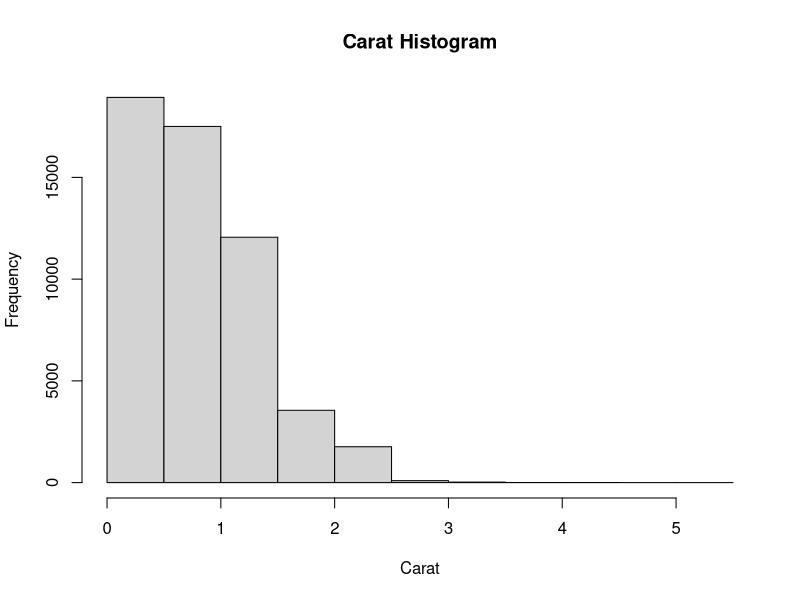
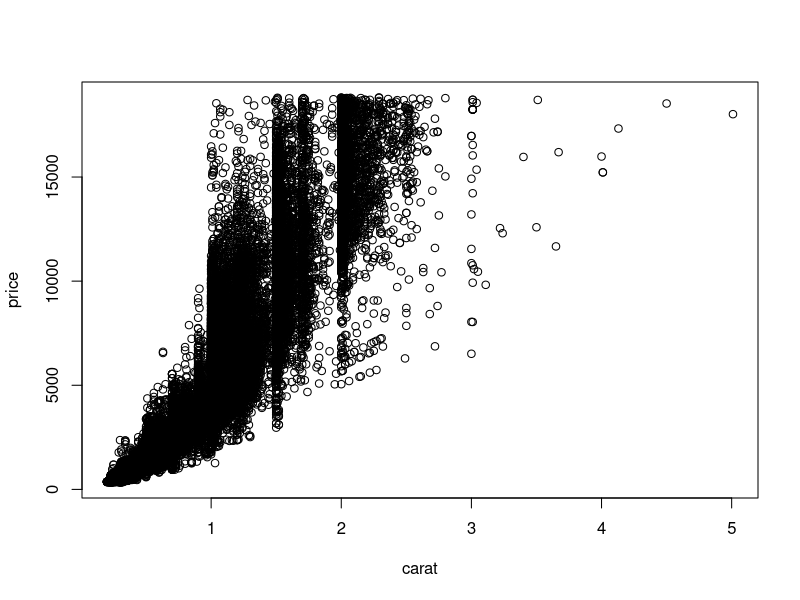
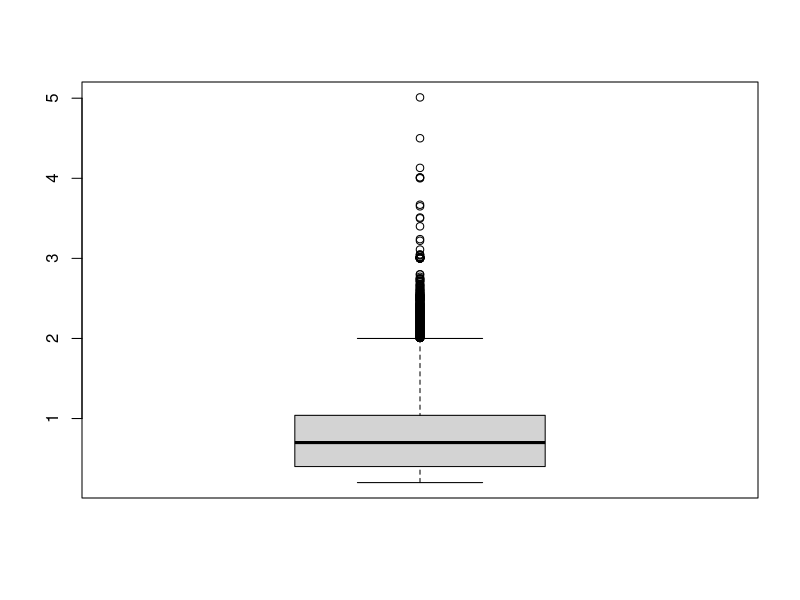
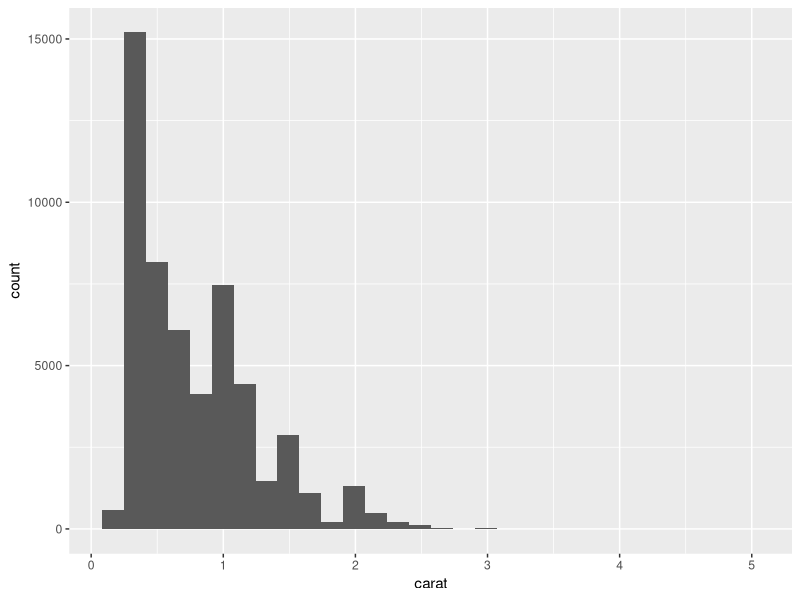
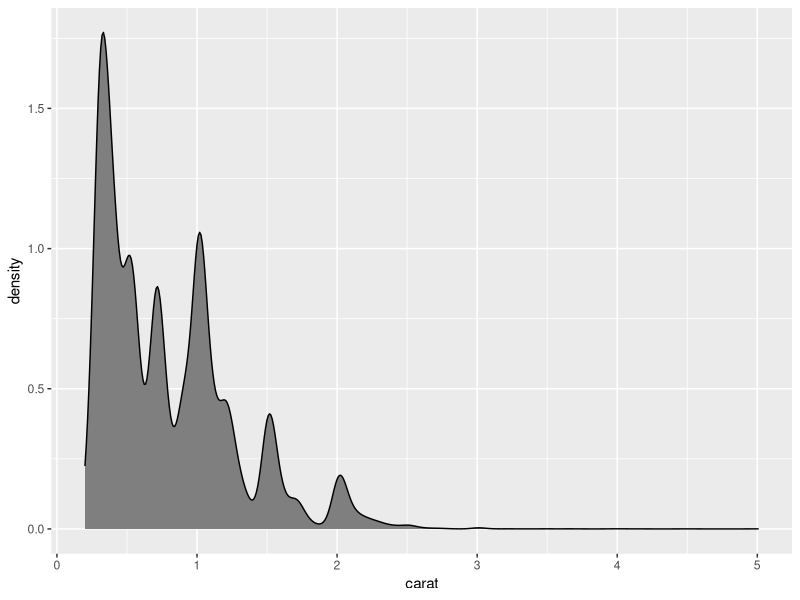
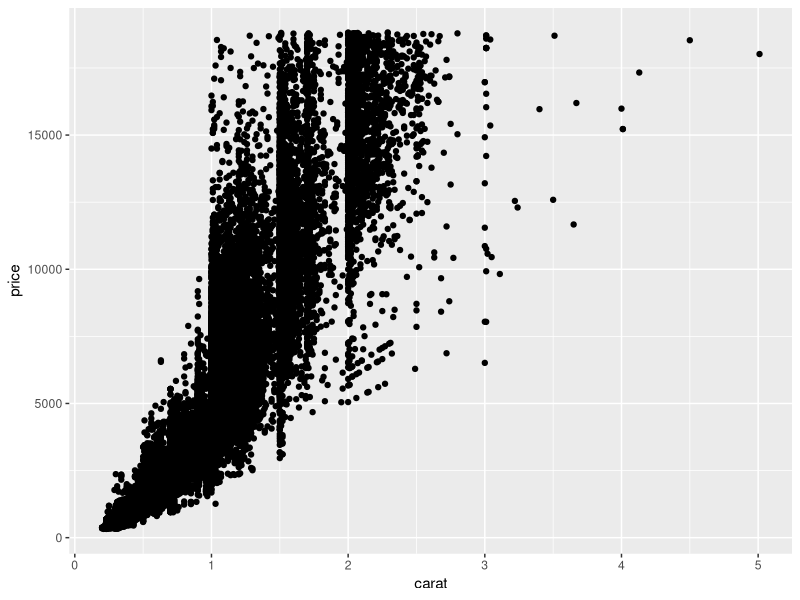
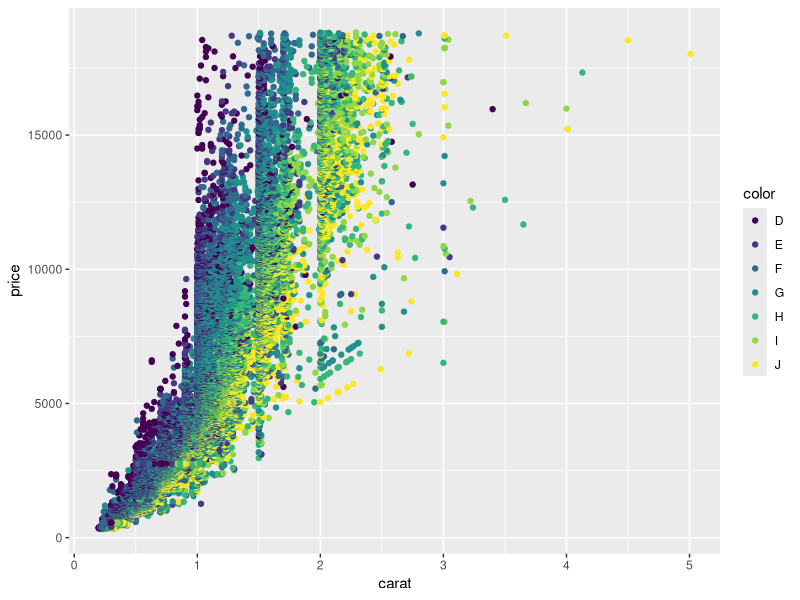
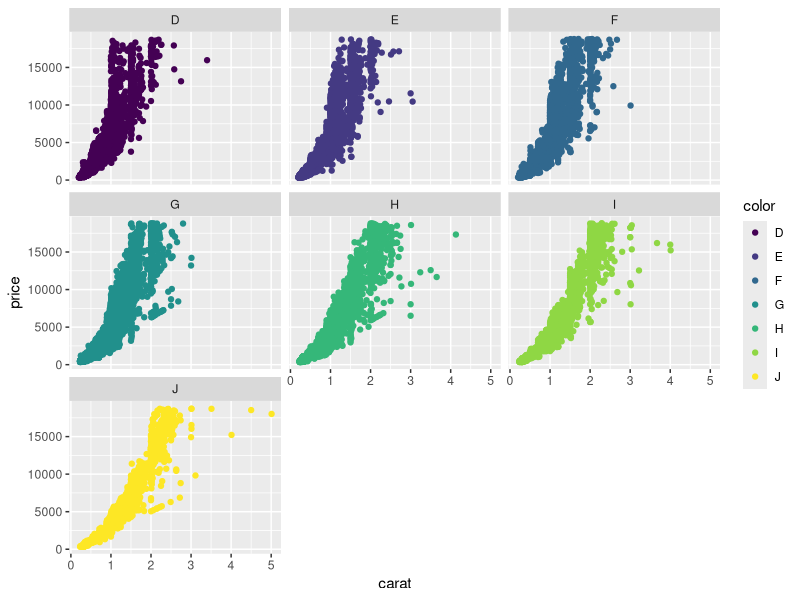

Reproduce these figures in R, in order.
#Good Graphs are the best way to present findings 
#there are inbuilt graphs(Bae Graphs) in R and addins from lattice and ggplot2 packages 
#Graphics are used in statistics primarily for two reasons: exploratory data analysis (EDA)
#and presenting results. Both are incredibly important but must be targeted to
#different audiences.
#Base Graphs 
#While base graphs can be beautiful
#creations, we recommend spending the most time learning about ggplot2 
#This section is here for completeness and because base graphics are just needed,
#especially for modifying the plots generated by other functions.
#Note that the inbuilt R datasets are smaller than those in ggplot2 package 


#Example using Diamonds dataset of ggplot2
library(ggplot2)
data(diamonds)
head(diamonds)


#BASE HISTOGRAMS FOR UNIVARIATE DATA 
hist(diamonds$carat, main="Carat Histogram", xlab="Carat")

#main is the title and xlab is for the x-Axis label 
#Histograms break the data into buckets and the heights of the bars represent
#the number of observations that fall into each bucket.

#BASE SCATTER PLOT for Bivariate Data 
#It is frequently good to see two variables in comparison with each other;
#Every point represents an observation in two variables where the-axis
#represents one variable and the-axis another. We will plot the price of diamonds against
#the carat using formula notation.
plot(price ~ carat, data=diamonds)


#Boxplots 
boxplot(diamonds$carat)
#The idea behind the boxplot is that the thick middleline represents the 
#median and the box is bounded by the first and third quartiles.


#USING GGPLOT AND LATTICE,PACKAGES THAT WERE MADE TO MAKE GRAPHING EASIER

#USING GGPLOT 
#After initializing the object, we add layers using the +
#symbol. To start, we will just discuss geometric layers such as points, lines and
#histograms. They are included using functions like geom_point, geom_line and
#geom_histogram. . These functions take multiple arguments, the most important being
#which variable in the data gets mapped to which axis or other aesthetic using
#aes.
ggplot(data=diamonds) + geom_histogram(aes(x=carat))


#Density plot 
#Density plots show the probability
#of observations falling within a sliding window along the variable of interest
#we use geom_density 
#fill argument is used to make the whole graph takeup
#the specified color (place outside aes)
ggplot(data=diamonds) + geom_density(aes(x=carat), fill="grey50")

#difference to note 
#Histograms are more of a discrete
#measurement, while density plots are more of a continuous measurement.

#USING AES inside ggplot()
# we use ggplot to initialize the object, but this time we include aes inside the
#ggplot call instead of using it in the geom
ggplot(diamonds, aes(x=carat, y=price)) + geom_point()

#we can save these basics of the ggplot to a variable 
g <- ggplot(diamonds, aes(x=carat,y=price))
#Going forward we can add any layer to g. Running g + geom_point() would
#re-create the graph shown above

#Coloring 
g + geom_point(aes(color=color))

#Notice that we set color=color inside aes. This is because the designated color will
#be determined by the data. Also see that a legend was automatically generated.

#Data in the the plat can be faceted using FacetGrid, facetwrap
#facet_grid. facet_wrap takes the levels of
#one variable, cuts up the underlying data according to them, makes a separate 
#pane for each set and arranges them to fit in the plot


#USING FACET WRAP 
g + geom_point(aes(color=color)) + facet_wrap(~color)

#USING A FACET GRID

g + geom_point(aes(color=color)) + facet_grid(cut~clarity)

##Faceting also works with histograms or any other geom,
ggplot(diamonds, aes(x=carat)) + geom_histogram() + facet_wrap(~color)

#GGPLOT BOXPLOTS 
ggplot(diamonds, aes(y=carat, x=1)) + geom_boxplot()
#Even though it is one-dimensional,using only a aesthetic, there needs
#to be some x aesthetic,so we will use 1.

#MULTIPLE BOXPLOTS 
ggplot(diamonds, aes(y=carat, x=cut)) + geom_boxplot()


#USING VIOLINPLOTS INSTEAD
ggplot(diamonds, aes(y=carat, x=cut)) + geom_violin()
#Violin plots are similar to boxplots except that the boxes are curved, giving a sense of
#the density of the data. This provides more information than the straight sides of
#ordinary boxplots.

#POSITIONING OF LAYERS may differ
ggplot(diamonds, aes(y=carat, x=cut)) + geom_point() + geom_violin()
ggplot(diamonds, aes(y=carat, x=cut)) + geom_violin() + geom_point()

#Notice that the order of the layers matters. In the graph on the left, the points 
#are underneath the violins, while in the graph on the right, the points are on 
#top of the violins.

#GGPLOT LINE GRAPHS 

#Line charts are often used when one variable has a certain continuity, but that is not always
#necessary because there is often a good reason to use a line with categorical data
ggplot(economics, aes(x=date,y=pop)) + geom_line()
#This worked , but always make sure you add the group aesthetic
#aes(group=1)

#TASK

#DISPLAYING METRICS OVER  THE COURSE OF A YEAR  FOR MANY YEARS 
#we shall use whickams LUBRIDATE PACKAGE to prepare the economics data
#the package has convenient functions for manipulating dates
#We need to create two new variables,
#year and month. To simplify things we will subset the data to include only years starting
#with 2000.

#Load the lubridate package 
library(lubridate)

#create  year and month variables
economics$year <- year(economics$date)

# the label argument to month means that the result should be the
# names of the month instead of the number
economics$month <- month(economics$date, label=TRUE)

#SUBSETTING THE DATA  USIng which function 
econ2000 <- economics[which(economics$year >= 2000),]

#LOADING SCALES PACKAGE FOR BETTER AXIS FORMATTING 
library(scales)

#BUILDING THE FOUNDATION OF THE PLOT 
g1 <- ggplot(econ2000, aes(x=month, y=pop))

#Adding lines color coded and grouped by layer 
#the group aesthetics breaks the data into separate groups 
g1 <- g1 + geom_line(aes(color=factor(year), group=year))

#Name the legend year 
g1 <- g1 + scale_color_discrete(name="Year")
#Format the y axis
g1 <- g1 + scale_y_continuous(labels=comma)

#Add title and axis labels 
g1 <- g1 + labs(title="Population Growth", x="Month", y ="Population")
g1

# Notice that we converted year to a factor so that it would
#get a discrete color scale. That scale was named by using scale_color_discrete(
#name="Year"). The-axis was formatted to have commas using
#scale_y_continuous(labels=comma)

#THEMES IN GGPLOTS  USING GGTHEMES LIBRARY
library(ggthemes)
#Build a plot and store it in g2
g2 <- ggplot(diamonds, aes(x=carat, y=price)) + geom_point(aes(color=color))

#Apply a few themes 
g2 + theme_economist() + scale_colour_economist()
g2 + theme_excel() + scale_colour_excel()
g2 + theme_tufte()
g2 + theme_wsj()
